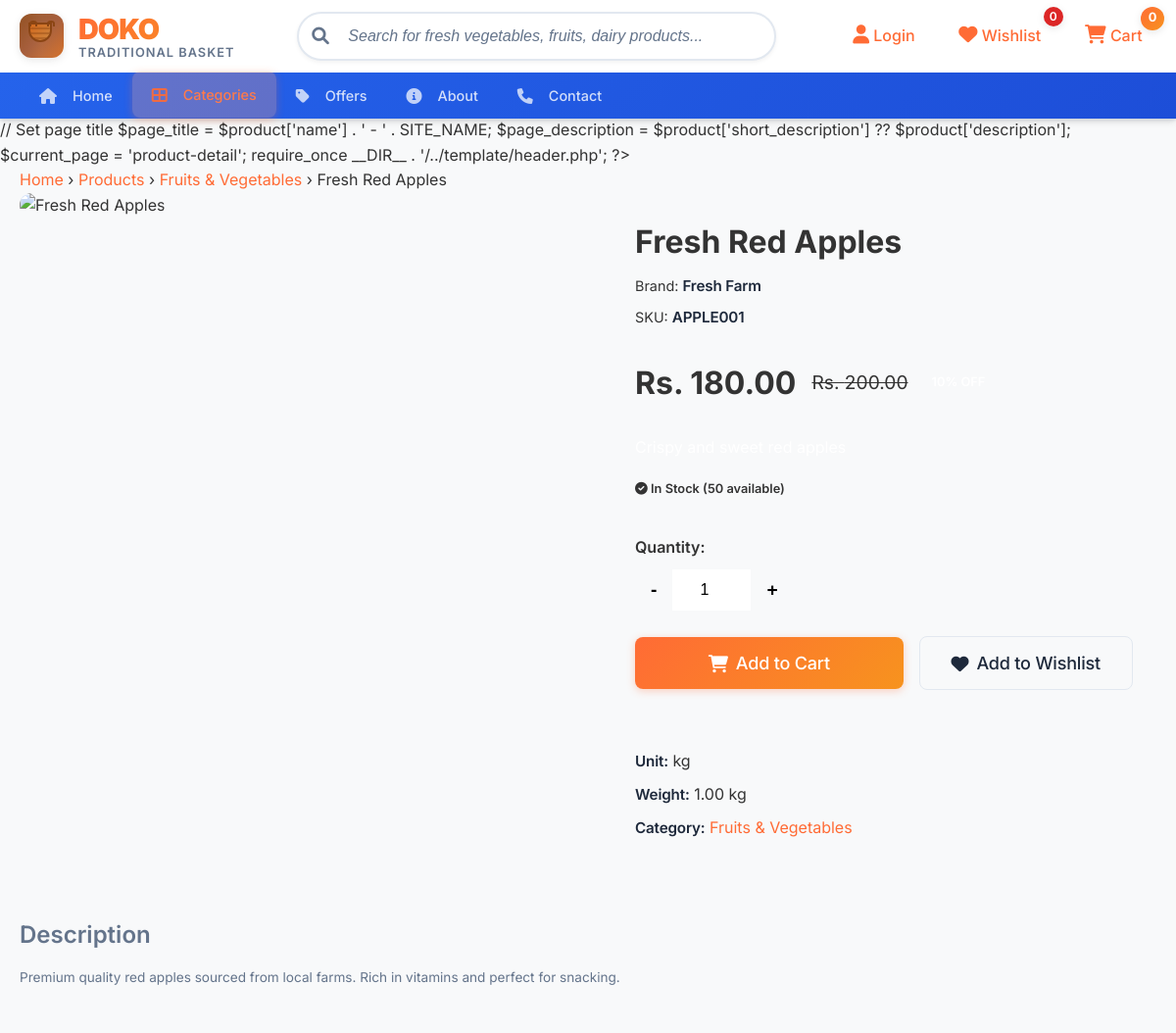
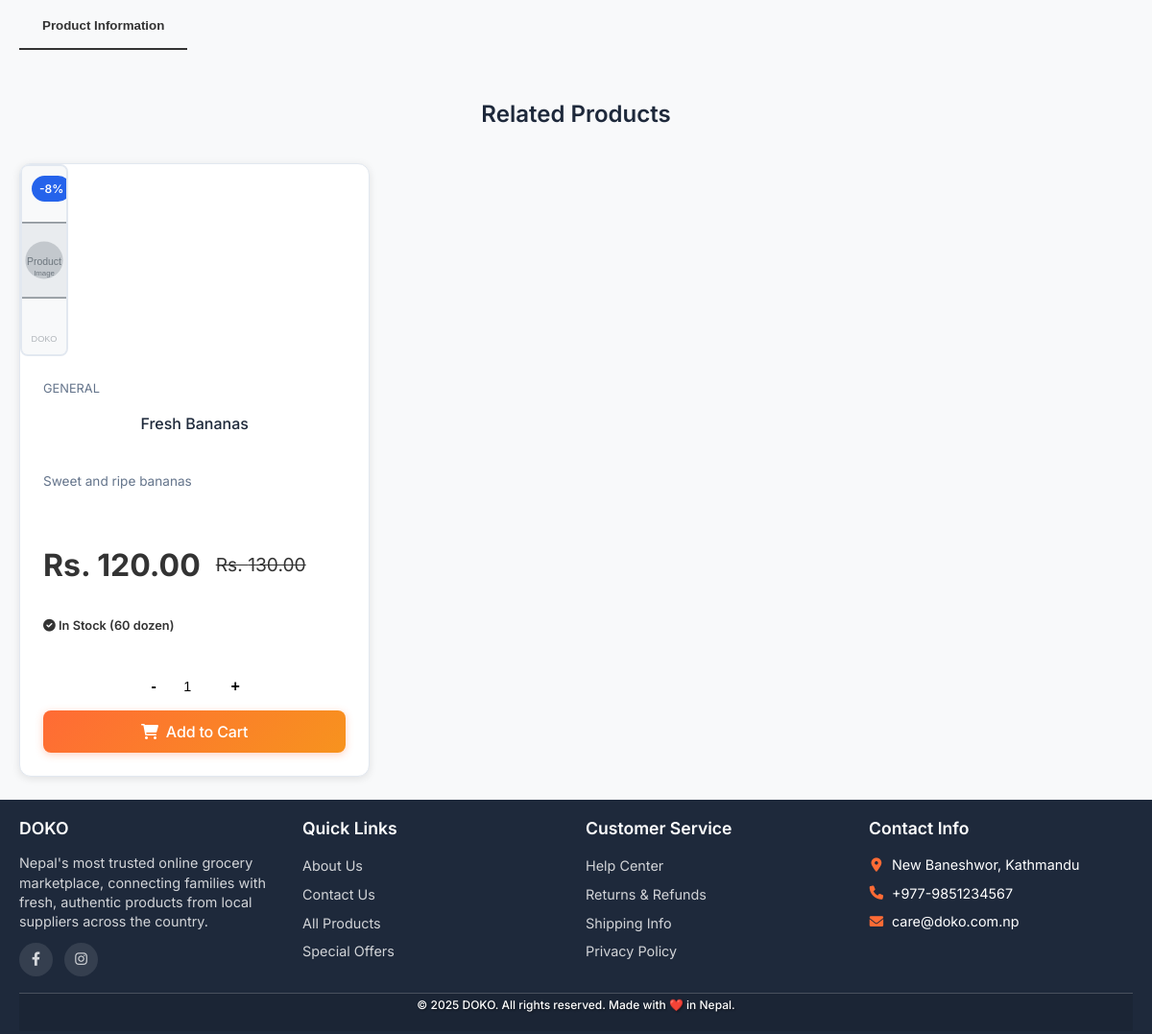
The app's page /product-detail.php?id=1 with its own data (2 pictures, top to bottom).
### tables this page shows
CREATE TABLE products (
    product_id INT PRIMARY KEY AUTO_INCREMENT,
    sku VARCHAR(50) UNIQUE NOT NULL,
    name VARCHAR(150) NOT NULL,
    slug VARCHAR(200) UNIQUE NOT NULL,
    short_description TEXT,
    description TEXT,
    price DECIMAL(10,2) NOT NULL,
    original_price DECIMAL(10,2),
    cost_price DECIMAL(10,2),
    category_id INT,
    brand_id INT,
    stock_quantity INT DEFAULT 0,
    min_stock_level INT DEFAULT 5,
    unit VARCHAR(20) DEFAULT 'piece',
    weight DECIMAL(8,2),
    weight_unit ENUM('kg', 'g', 'lb', 'oz') DEFAULT 'g',
    dimensions VARCHAR(50),
    barcode VARCHAR(100),
    featured BOOLEAN DEFAULT FALSE,
    status ENUM('active', 'inactive', 'out_of_stock', 'discontinued') DEFAULT 'active',
    visibility ENUM('public', 'hidden', 'password_protected') DEFAULT 'public',
    nutritional_info JSON,
    ingredients TEXT,
    allergen_info TEXT,
    storage_instructions TEXT,
    expiry_days INT,
    tax_rate DECIMAL(5,2) DEFAULT 0.00,
    meta_title VARCHAR(160),
    meta_description TEXT,
    sort_order INT DEFAULT 0,
    total_sales INT DEFAULT 0,
    view_count INT DEFAULT 0,
    created_at TIMESTAMP DEFAULT CURRENT_TIMESTAMP,
    updated_at TIMESTAMP DEFAULT CURRENT_TIMESTAMP ON UPDATE CURRENT_TIMESTAMP,
    
    FOREIGN KEY (category_id) REFERENCES categories(category_id) ON DELETE SET NULL,
    FOREIGN KEY (brand_id) REFERENCES brands(brand_id) ON DELETE SET NULL,
    INDEX idx_sku (sku),
    INDEX idx_slug (slug),
    INDEX idx_category_id (category_id),
    INDEX idx_brand_id (brand_id),
    INDEX idx_status (status),
    INDEX idx_featured (featured),
    INDEX idx_price (price),
    INDEX idx_stock_quantity (stock_quantity),
    FULLTEXT idx_search (name, short_description, description)
);

CREATE TABLE categories (
    category_id INT PRIMARY KEY AUTO_INCREMENT,
    parent_id INT NULL,
    name VARCHAR(80) NOT NULL,
    slug VARCHAR(100) UNIQUE NOT NULL,
    description TEXT,
    image_url VARCHAR(255),
    icon VARCHAR(100),
    sort_order INT DEFAULT 0,
    meta_title VARCHAR(160),
    meta_description TEXT,
    is_active BOOLEAN DEFAULT TRUE,
    is_featured BOOLEAN DEFAULT FALSE,
    created_at TIMESTAMP DEFAULT CURRENT_TIMESTAMP,
    updated_at TIMESTAMP DEFAULT CURRENT_TIMESTAMP ON UPDATE CURRENT_TIMESTAMP,
    
    FOREIGN KEY (parent_id) REFERENCES categories(category_id) ON DELETE SET NULL,
    INDEX idx_parent_id (parent_id),
    INDEX idx_slug (slug),
    INDEX idx_is_active (is_active),
    INDEX idx_sort_order (sort_order)
);

CREATE TABLE brands (
    brand_id INT PRIMARY KEY AUTO_INCREMENT,
    name VARCHAR(80) NOT NULL,
    slug VARCHAR(100) UNIQUE NOT NULL,
    description TEXT,
    logo_url VARCHAR(255),
    website VARCHAR(255),
    is_active BOOLEAN DEFAULT TRUE,
    created_at TIMESTAMP DEFAULT CURRENT_TIMESTAMP,
    updated_at TIMESTAMP DEFAULT CURRENT_TIMESTAMP ON UPDATE CURRENT_TIMESTAMP,
    
    INDEX idx_slug (slug),
    INDEX idx_is_active (is_active)
);

### public/product-detail.php (the view, shortened to what the rows shown need)
<?php
require_once __DIR__ . '/../config/database.php';
$product_id = isset($_GET['id']) ? (int)$_GET['id'] : 0;
try {
    $db = Database::getInstance();
    $query = "SELECT p.*, c.name as category_name, c.slug as category_slug,
                     b.name as brand_name,
                     COALESCE(pi.image_url, 'uploads/products/default.svg') as main_image
              FROM products p
              LEFT JOIN categories c ON p.category_id = c.category_id
              LEFT JOIN brands b ON p.brand_id = b.brand_id
              LEFT JOIN product_images pi ON p.product_id = pi.product_id AND pi.is_primary = 1
              WHERE p.product_id = ? AND p.status = 'active'";
    $stmt = $db->execute($query, [$product_id]);
    $product = $stmt->fetch();
    $product['category_slug'] = $product['category_slug'] ?? 'general';
    $product['brand_name'] = $product['brand_name'] ?? 'Generic';
    $product['average_rating'] = $product['average_rating'] ?? 0.0;
    $product['rating_count'] = $product['rating_count'] ?? 0;
    $product['main_image'] = $product['main_image'] ?: 'uploads/products/default.svg';
    $related_query = "SELECT * FROM products WHERE category_id = ? AND product_id != ? AND status = 'active' LIMIT 4";
    $related_stmt = $db->execute($related_query, [$product['category_id'], $product_id]);
    $related_products = $related_stmt->fetchAll();
} catch (Exception $e) {
    error_log("Product detail error: " . $e->getMessage());
    header('Location: products.php');
    exit;
}
?>
<?php include_once '../template/header.php'; ?>
<main class="main-content">
    <section class="breadcrumb-section">
        <div class="container">
            <nav class="breadcrumb">
                <a href="index.php">Home</a>
                <span>›</span>
                <a href="products.php">Products</a>
                <?php if ($product['category_name']): ?>
                <span>›</span>
                <a href="products.php?category=<?php echo $product['category_slug']; ?>">
                    <?php echo htmlspecialchars($product['category_name']); ?>
                </a>
                <?php endif; ?>
                <span>›</span>
                <span class="current"><?php echo htmlspecialchars($product['name']); ?></span>
            </nav>
        </div>
    </section>
    <section class="product-detail-section">
        <div class="container">
            <div class="product-detail-grid">
                <div class="product-info">
                    <div class="product-header">
                        <h1 class="product-title"><?php echo htmlspecialchars($product['name']); ?></h1>
                        <div class="product-meta">
                            <?php if ($product['brand_name']): ?>
                            <span class="brand">Brand: <strong><?php echo htmlspecialchars($product['brand_name']); ?></strong></span>
                            <?php endif; ?>
                            <span class="sku">SKU: <strong><?php echo htmlspecialchars($product['sku']); ?></strong></span>
                        </div>
                    </div>
                    <div class="product-price">
                        <span class="current-price">Rs. <?php echo number_format($product['price'], 2); ?></span>
                        <?php if ($product['original_price'] && $product['original_price'] > $product['price']): ?>
                            <span class="original-price">Rs. <?php echo number_format($product['original_price'], 2); ?></span>
                            <span class="discount-badge">
                            </span>
                        <?php endif; ?>
                    </div>
                    <div class="stock-info">
                        <?php if ($product['stock_quantity'] > 0): ?>
                            <span class="in-stock">
                                <i class="fas fa-check-circle"></i>
                                In Stock (<?php echo $product['stock_quantity']; ?> available)
                            </span>
                        <?php endif; ?>
                    </div>
                    <div class="product-details">
                        <div class="detail-item">
                            <strong>Unit:</strong> <?php echo htmlspecialchars($product['unit']); ?>
                        </div>
                        <?php if ($product['weight']): ?>
                        <div class="detail-item">
                            <strong>Weight:</strong> <?php echo $product['weight']; ?> <?php echo $product['weight_unit']; ?>
                        </div>
                        <?php endif; ?>
                        <?php if ($product['category_name']): ?>
                        <div class="detail-item">
                            <strong>Category:</strong>
                            <a href="products.php?category=<?php echo $product['category_slug']; ?>">
                                <?php echo htmlspecialchars($product['category_name']); ?>
                            </a>
                        </div>
                        <?php endif; ?>
                    </div>
                </div>
            </div>
            <?php if ($product['description']): ?>
            <div class="product-description">
                <h3>Description</h3>
                <div class="description-content">
                    <?php echo nl2br(htmlspecialchars($product['description'])); ?>
                </div>
            </div>
            <?php endif; ?>
            <?php if (!empty($related_products)): ?>
            <div class="related-products">
                <div class="products-grid">
                    <?php foreach ($related_products as $related_product): ?>
                        <?php
                        $product = $related_product;
                        include __DIR__ . '/../template/product-card.php';
                        ?>
                    <?php endforeach; ?>
                </div>
            </div>
            <?php endif; ?>
        </div>
    </section>
</main>
<?php require_once __DIR__ . '/../template/footer.php'; ?>

### template/product-card.php (shortened to what the rows shown need)
<?php
$productId = $product['id'] ?? $product['product_id'] ?? 0;
$productName = $product['name'] ?? $product['product_name'] ?? 'Unknown Product';
$productPrice = $product['price'] ?? 0;
$productOriginalPrice = $product['original_price'] ?? null;
$productImage = $product['image'] ?? $product['image_url'] ?? 'uploads/products/default.svg';
$productCategory = $product['category'] ?? $product['category_name'] ?? 'General';
$productDescription = $product['short_description'] ?? $product['description'] ?? '';
$stockQuantity = $product['stock_quantity'] ?? 0;
$productUnit = $product['unit'] ?? 'piece';
$inStock = $product['in_stock'] ?? ($stockQuantity > 0);
$product = array_merge([
    'id' => $productId,
    'name' => $productName,
    'price' => $productPrice,
    'original_price' => $productOriginalPrice,
    'image' => $productImage,
    'category' => $productCategory,
    'short_description' => $productDescription,
    'stock_quantity' => $stockQuantity,
    'unit' => $productUnit,
    'rating' => $product['rating'] ?? 0,
    'in_stock' => $inStock,
    'discount_percentage' => 0
], $product);
if ($product['original_price'] && $product['original_price'] > $product['price']) {
    $product['discount_percentage'] = round((($product['original_price'] - $product['price']) / $product['original_price']) * 100);
}
?>
<div class="product-card" data-product-id="<?php echo $product['id']; ?>">
    <div class="product-image">
        <a href="product-detail.php?id=<?php echo $product['id']; ?>" class="product-image-link">
            <img src="<?php echo htmlspecialchars($product['image']); ?>"
                 alt="<?php echo htmlspecialchars($product['name']); ?>"
                 loading="lazy"
                 onerror="this.src='/uploads/default-product.jpg'">
        </a>
        <?php if ($product['discount_percentage'] > 0): ?>
        <div class="product-badge sale-badge">
            -<?php echo $product['discount_percentage']; ?>%
        </div>
        <?php endif; ?>
    </div>
    <div class="product-info">
        <div class="product-category">
            <?php echo htmlspecialchars($product['category']); ?>
        </div>
        <h3 class="product-name">
            <a href="product-detail.php?id=<?php echo $product['id']; ?>">
                <?php echo htmlspecialchars($product['name']); ?>
            </a>
        </h3>
        <?php if (!empty($product['short_description'])): ?>
        <p class="product-description">
            <?php echo htmlspecialchars($product['short_description']); ?>
        </p>
        <?php endif; ?>
        <div class="product-price">
            <span class="current-price">Rs. <?php echo number_format($product['price'], 2); ?></span>
            <?php if ($product['original_price'] && $product['original_price'] > $product['price']): ?>
                <span class="original-price">Rs. <?php echo number_format($product['original_price'], 2); ?></span>
            <?php endif; ?>
        </div>
        <div class="stock-info">
            <?php if ($product['in_stock']): ?>
                <span class="in-stock">
                    <i class="fas fa-check-circle"></i> In Stock
                    <?php if ($product['stock_quantity'] > 0): ?>
                        (<?php echo $product['stock_quantity']; ?> <?php echo $product['unit']; ?>)
                    <?php endif; ?>
                </span>
            <?php else: ?>
                <span class="out-of-stock">
                    <i class="fas fa-times-circle"></i> Out of Stock
                </span>
            <?php endif; ?>
        </div>
        <?php if ($product['in_stock']): ?>
        <div class="cart-controls">
            <div class="quantity-selector-mini">
                <button type="button" class="qty-btn-mini minus" onclick="changeQuantity(<?php echo $product['id']; ?>, -1)">-</button>
                <input type="number" id="qty-<?php echo $product['id']; ?>" name="qty-<?php echo $product['id']; ?>" class="qty-input-mini" value="1" min="1" max="<?php echo $product['stock_quantity'] ?? 99; ?>" autocomplete="off">
                <button type="button" class="qty-btn-mini plus" onclick="changeQuantity(<?php echo $product['id']; ?>, 1)">+</button>
            </div>
            <button class="btn btn-primary btn-block add-to-cart"
                    onclick="addToCart(<?php echo $product['id']; ?>)"
                    data-product-id="<?php echo $product['id']; ?>"
                    data-product-name="<?php echo htmlspecialchars($product['name']); ?>"
                    data-product-price="<?php echo $product['price']; ?>">
                <i class="fas fa-shopping-cart"></i>
                Add to Cart
            </button>
        </div>
        <?php endif; ?>
    </div>
</div>

### records on screen
products: category.name "Fruits & Vegetables", name "Fresh Red Apples", brand.name "Fresh Farm", sku "APPLE001", price "180.00", original_price "200.00", stock_quantity "50", unit "kg", weight "1.00", weight_unit "kg", description "Premium quality red apples sourced from local farms. Rich in vitamins and perfect for snacking."
products: discount_percentage "8", category "GENERAL", name "Fresh Bananas", short_description "Sweet and ripe bananas", price "120.00", original_price "130.00", stock_quantity "60", unit "dozen"
